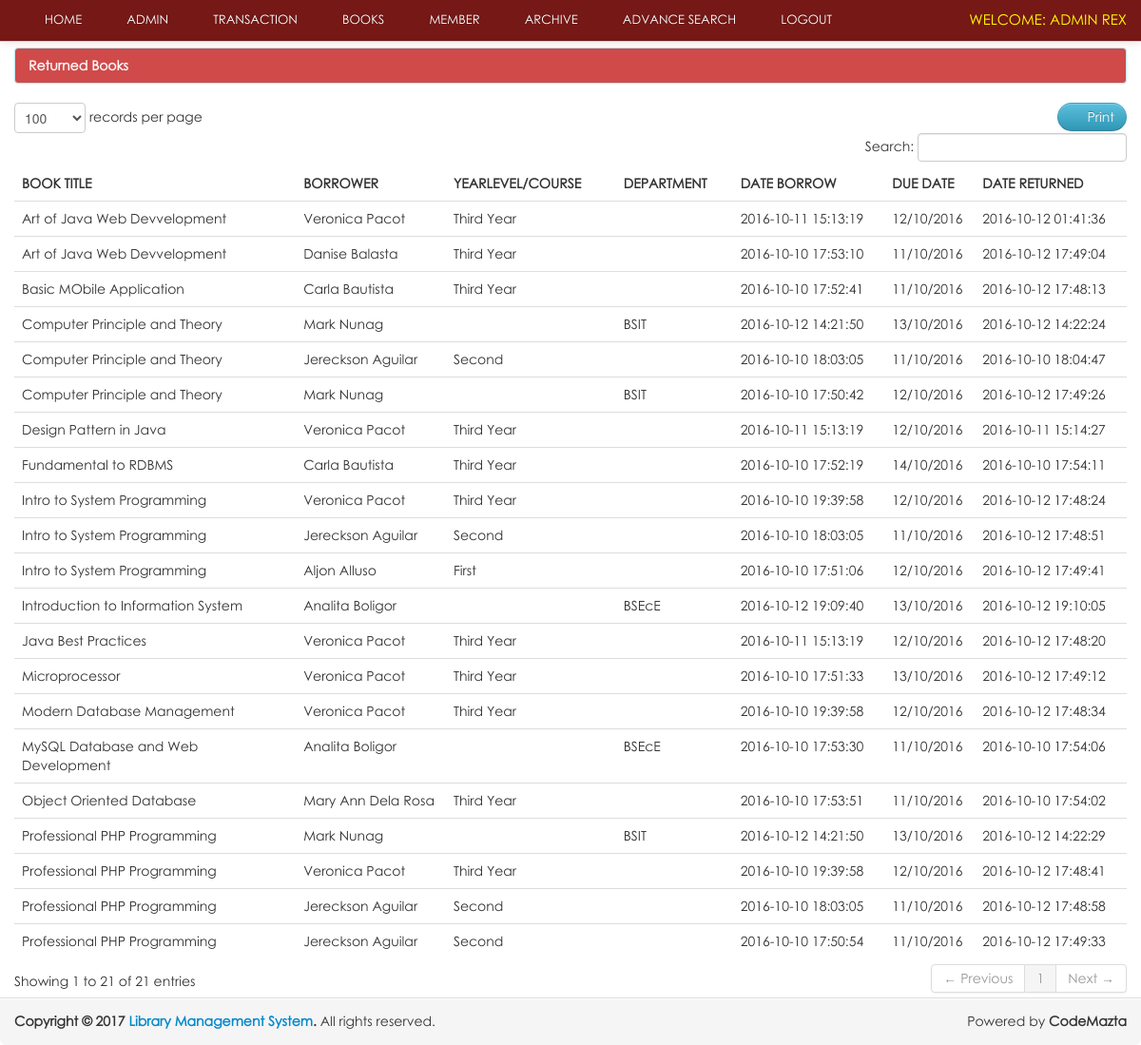
The app's page /librarian/returned.php (signed in) with its own data.
### tables this page shows
CREATE TABLE `borrow` (
  `borrow_id` int(11) NOT NULL,
  `member_id` bigint(50) NOT NULL,
  `date_borrow` varchar(50) NOT NULL,
  `due_date` varchar(50) DEFAULT NULL
);

CREATE TABLE `book` (
  `book_id` int(11) NOT NULL,
  `book_title` varchar(50) NOT NULL,
  `category_id` int(20) NOT NULL,
  `author` varchar(50) NOT NULL,
  `book_copies` int(11) NOT NULL,
  `book_pub` varchar(50) NOT NULL,
  `publisher_name` varchar(50) NOT NULL,
  `isbn` varchar(50) NOT NULL,
  `copyright_year` int(11) NOT NULL,
  `date_receive` varchar(20) NOT NULL,
  `date_added` datetime NOT NULL,
  `status` varchar(30) NOT NULL
);

CREATE TABLE `member` (
  `member_id` int(11) NOT NULL,
  `firstname` varchar(50) NOT NULL,
  `lastname` varchar(50) NOT NULL,
  `gender` varchar(10) NOT NULL,
  `address` varchar(50) NOT NULL,
  `contact` varchar(11) NOT NULL,
  `type` varchar(50) NOT NULL,
  `YearLevel` varchar(50) NOT NULL,
  `Department` varchar(50) NOT NULL,
  `status` varchar(50) NOT NULL
);

CREATE TABLE `borrowdetails` (
  `borrow_details_id` int(11) NOT NULL,
  `book_id` int(11) NOT NULL,
  `borrow_id` int(11) NOT NULL,
  `borrow_status` varchar(50) NOT NULL,
  `date_return` varchar(50) NOT NULL
);

### librarian/controller/table/table_book_returned.php (the view, shortened to what this page needs)
<table cellpadding="0" cellspacing="0" border="0" class="table" id="example">
<thead>
    <tr>
        <th>Book title</th>
        <th>Borrower</th>
        <th>YearLevel/Course</th>
		<th>Department</th>
        <th>Date Borrow</th>
        <th>Due Date</th>
        <th>Date Returned</th>
    </tr>
</thead>
<tbody>
	<?php
		$user_query=mysqli_query($con,"select * from borrow
		LEFT JOIN member ON borrow.member_id = member.member_id
		LEFT JOIN borrowdetails ON borrow.borrow_id = borrowdetails.borrow_id
		LEFT JOIN book on borrowdetails.book_id =  book.book_id
		where borrowdetails.borrow_status = 'returned' ORDER BY borrow.borrow_id DESC
	  ")or die(mysql_error());
		while($row=mysqli_fetch_array($user_query))
		{
			$id=$row['borrow_id'];
		?>
		<tr class="del<?php echo $id ?>">
		    <td><?php echo $row['book_title']; ?></td>
		    <td><?php echo $row['firstname']." ".$row['lastname']; ?></td>
		    <td><?php echo $row['YearLevel']; ?></td>
			<td><?php echo $row['Department']; ?></td>
			<td><?php echo $row['date_borrow']; ?></td>
		    <td><?php echo $row['due_date']; ?> </td>
			<td><?php echo $row['date_return']; ?> </td>
	    </tr>
		<?php  }  ?>
</tbody>
</table>

### design/css/docs.css (style rules this page uses)
body { font-family:'TR Century Gothic',Helvetica,Arial,sans-serif !important; }
th { text-transform:uppercase; }
body { background: url(../img/grid_noise.png); position: relative; }

### design/css/print.css (style rules this page uses)
th { text-align:left; }
td { text-align:left; border-top:1px solid; padding:2px; }
body { font-family:arial; font-size:13px; }

### records on screen
borrow: book.book_title "Introduction to Information System", member.firstname "Analita", member.lastname "Boligor", member.Department "BSEcE", date_borrow "2016-10-12 19:09:40", due_date "13/10/2016", borrowdetails.date_return "2016-10-12 19:10:05"
borrow: book.book_title "Professional PHP Programming", member.firstname "Mark", member.lastname "Nunag", member.Department "BSIT", date_borrow "2016-10-12 14:21:50", due_date "13/10/2016", borrowdetails.date_return "2016-10-12 14:22:29", book.book_title "Computer Principle and Theory", borrowdetails.date_return "2016-10-12 14:22:24"
borrow: book.book_title "Design Pattern in Java", member.firstname "Veronica", member.lastname "Pacot", member.YearLevel "Third Year", date_borrow "2016-10-11 15:13:19", due_date "12/10/2016", borrowdetails.date_return "2016-10-11 15:14:27", book.book_title "Art of Java Web Devvelopment", borrowdetails.date_return "2016-10-12 01:41:36", book.book_title "Java Best Practices", borrowdetails.date_return "2016-10-12 17:48:20"
borrow: book.book_title "Modern Database Management", member.firstname "Veronica", member.lastname "Pacot", member.YearLevel "Third Year", date_borrow "2016-10-10 19:39:58", due_date "12/10/2016", borrowdetails.date_return "2016-10-12 17:48:34", book.book_title "Intro to System Programming", borrowdetails.date_return "2016-10-12 17:48:24", book.book_title "Professional PHP Programming", borrowdetails.date_return "2016-10-12 17:48:41"
borrow: book.book_title "Intro to System Programming", member.firstname "Jereckson", member.lastname "Aguilar", member.YearLevel "Second", date_borrow "2016-10-10 18:03:05", due_date "11/10/2016", borrowdetails.date_return "2016-10-12 17:48:51", book.book_title "Professional PHP Programming", borrowdetails.date_return "2016-10-12 17:48:58", book.book_title "Computer Principle and Theory", borrowdetails.date_return "2016-10-10 18:04:47"
borrow: book.book_title "Object Oriented Database", member.firstname "Mary Ann", member.lastname "Dela Rosa", member.YearLevel "Third Year", date_borrow "2016-10-10 17:53:51", due_date "11/10/2016", borrowdetails.date_return "2016-10-10 17:54:02"
borrow: book.book_title "MySQL Database and Web Development", member.firstname "Analita", member.lastname "Boligor", member.Department "BSEcE", date_borrow "2016-10-10 17:53:30", due_date "11/10/2016", borrowdetails.date_return "2016-10-10 17:54:06"
borrow: book.book_title "Art of Java Web Devvelopment", member.firstname "Danise", member.lastname "Balasta", member.YearLevel "Third Year", date_borrow "2016-10-10 17:53:10", due_date "11/10/2016", borrowdetails.date_return "2016-10-12 17:49:04"
borrow: book.book_title "Basic MObile Application", member.firstname "Carla", member.lastname "Bautista", member.YearLevel "Third Year", date_borrow "2016-10-10 17:52:41", due_date "11/10/2016", borrowdetails.date_return "2016-10-12 17:48:13"
borrow: book.book_title "Fundamental to RDBMS", member.firstname "Carla", member.lastname "Bautista", member.YearLevel "Third Year", date_borrow "2016-10-10 17:52:19", due_date "14/10/2016", borrowdetails.date_return "2016-10-10 17:54:11"
borrow: book.book_title "Microprocessor", member.firstname "Veronica", member.lastname "Pacot", member.YearLevel "Third Year", date_borrow "2016-10-10 17:51:33", due_date "13/10/2016", borrowdetails.date_return "2016-10-12 17:49:12"
borrow: book.book_title "Intro to System Programming", member.firstname "Aljon", member.lastname "Alluso", member.YearLevel "First", date_borrow "2016-10-10 17:51:06", due_date "12/10/2016", borrowdetails.date_return "2016-10-12 17:49:41"
borrow: book.book_title "Professional PHP Programming", member.firstname "Jereckson", member.lastname "Aguilar", member.YearLevel "Second", date_borrow "2016-10-10 17:50:54", due_date "11/10/2016", borrowdetails.date_return "2016-10-12 17:49:33"
borrow: book.book_title "Computer Principle and Theory", member.firstname "Mark", member.lastname "Nunag", member.Department "BSIT", date_borrow "2016-10-10 17:50:42", due_date "12/10/2016", borrowdetails.date_return "2016-10-12 17:49:26"
